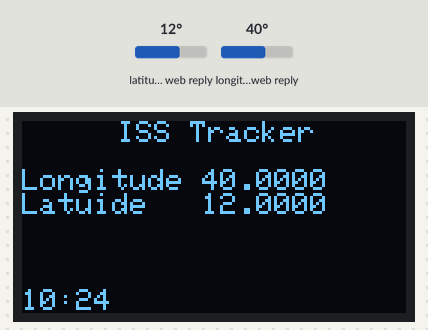
Recording of a sketch running on a simulated ESP32. Shown: 128×64 one-colour display. The inputs (shaded band) are chosen by the test bench; at power-on: latitude in the web reply 12°, longitude in the web reply 40°. WiFi joins after 1.5 s; servers stay silent unless stated; the display library's start-up logo is not drawn; uploads are accepted with an empty reply; web services answer with replies made up by the test bench; what the sketch prints to the serial monitor is not drawn.

Above: at 4.3 s.
At 124.7 s:
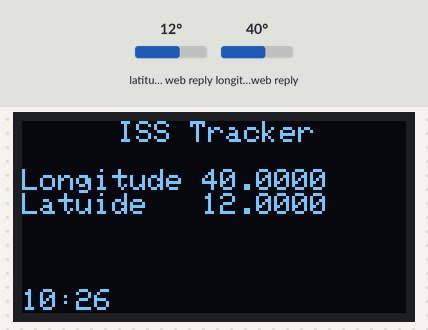

Measured:
- what the display in image 0 shows lasts 120.4 s, from 4.3 s to 124.7 s

The sketch:

IssTraacker.ino
```cpp
// ISS Tracker
// This code is ran on an ESP32 with an OLED screen attached and will display the ISS position in real time.
// It will also shorten some names to allow them to be displayed correctly


#include <WiFi.h>        // Include the Wi-Fi library
#include <HTTPClient.h>
#include <ArduinoJson.h>
#include <TimeLib.h>
#include <SPI.h>
#include <Wire.h>
#include <Adafruit_GFX.h>
#include <Adafruit_SH110X.h>

WiFiClient client;  // or WiFiClientSecure for HTTPS
HTTPClient http;

/* Uncomment the initialize the I2C address , uncomment only one, If you get a totally blank screen try the other*/
#define i2c_Address 0x3c //initialize with the I2C addr 0x3C Typically eBay OLED's
//#define i2c_Address 0x3d //initialize with the I2C addr 0x3D Typically Adafruit OLED's

#define SCREEN_WIDTH 128 // OLED display width, in pixels
#define SCREEN_HEIGHT 64 // OLED display height, in pixels
#define OLED_RESET -1   //   QT-PY / XIAO
Adafruit_SH1106G display = Adafruit_SH1106G(SCREEN_WIDTH, SCREEN_HEIGHT, &Wire, OLED_RESET);


#define NUMFLAKES 10
#define XPOS 0
#define YPOS 1
#define DELTAY 2


#define LOGO16_GLCD_HEIGHT 16
#define LOGO16_GLCD_WIDTH  16
static const unsigned char PROGMEM logo16_glcd_bmp[] =
{ B00000000, B11000000,
  B00000001, B11000000,
  B00000001, B11000000,
  B00000011, B11100000,
  B11110011, B11100000,
  B11111110, B11111000,
  B01111110, B11111111,
  B00110011, B10011111,
  B00011111, B11111100,
  B00001101, B01110000,
  B00011011, B10100000,
  B00111111, B11100000,
  B00111111, B11110000,
  B01111100, B11110000,
  B01110000, B01110000,
  B00000000, B00110000
};

const char* ssid     = "home";         // The SSID (name) of the Wi-Fi network you want to connect to
const char* password = "dfg25878";     // The password of the Wi-Fi network

void setup() {
  Serial.begin(115200);         // Start the Serial communication to send messages to the computer
  delay(250); // wait for the OLED to power up
  display.begin(i2c_Address, true); // Address 0x3C default
  Serial.println('\n');
  display.display();
  delay(2000);

  // Clear the buffer.
  display.clearDisplay();

  WiFi.begin(ssid, password);             // Connect to the network
  Serial.print("Connecting to ");
  Serial.print(ssid);

  while (WiFi.status() != WL_CONNECTED) { // Wait for the Wi-Fi to connect
    delay(500);
    Serial.print('.');
  }

  Serial.println('\n');
  Serial.println("Connection established!");
  Serial.print("IP address:\t");
  Serial.println(WiFi.localIP());         // Send the IP address of the ESP8266 to the computer
}

void loop() {
  // api request for long + lat
  http.setFollowRedirects(HTTPC_FORCE_FOLLOW_REDIRECTS);  //force redirect follow
  http.begin(client, "http://api.open-notify.org/iss-now.json");
  http.GET();

  //create string
  String location =(http.getString());
  Serial.println(location);

  StaticJsonDocument<192> doc;

  DeserializationError error = deserializeJson(doc, location);

  if (error) {
  Serial.print("deserializeJson() failed: ");
  Serial.println(error.c_str());
  return;
}

long timestamp = doc["timestamp"]; // 1699010995
const char* message = doc["message"]; // "success"

const char* iss_position_longitude = doc["iss_position"]["longitude"]; // "-85.8464"
const char* iss_position_latitude = doc["iss_position"]["latitude"]; // "43.8316"

  // Disconnect
  http.end();


  // convert time
  int timec(timestamp);

  int h = hour(timec);
  int m = minute(timec);
  Serial.println(h);
  Serial.println(m);

  //  reverse geocoding


  // convert char to string

  String lat(iss_position_latitude);

  String lon(iss_position_longitude);

  String url = "http://api-bdc.net/data/reverse-geocode?latitude=" + lat + "&longitude=" + lon + "&localityLanguage=en&key=bdc_521f578cb67b4589a4c1293328b7f67c";
  Serial.println(url);
  Serial.setTimeout(10000);

  http.begin(client, url);
  http.GET();

  String georeturn =(http.getString());


  //reverse geocode json

  DynamicJsonDocument doc2(3072);
  deserializeJson(doc2, georeturn);

  JsonObject obj = doc2.as<JsonObject>();

  DeserializationError error2 = deserializeJson(doc2, georeturn);

  const char* countryName = doc2["countryName"];
  const char* locality = doc2["locality"];

  JsonArray localityInfo_informative = doc2["localityInfo"]["informative"];
  JsonObject localityInfo_informative_0 = localityInfo_informative[0];

  const char* localityInfo_informative_0_name = localityInfo_informative_0["name"];

  JsonObject localityInfo_informative_1 = localityInfo_informative[1];

  const char* localityInfo_informative_1_name = localityInfo_informative_1["name"];

  JsonObject localityInfo_informative_2 = localityInfo_informative[2];

  const char* localityInfo_informative_2_name = localityInfo_informative_2["name"];


  Serial.println(countryName);
  Serial.println(locality);
  Serial.println(localityInfo_informative_0_name);
  Serial.println(localityInfo_informative_1_name);

  String namell(countryName);
  String name0(localityInfo_informative_0_name);
  String local(locality);
  String name00(name0.substring(0,21));

  //int namel = namell.toInt();
  int namel = namell.length();
  Serial.println(namel);


 // rename main name

  Serial.println("namell 1 =" + namell);
  if (namell.equals("Russian Federation (the)")) {
    namell="Russia";
  }
  else if(namell.equals("Korea (the Republic of)")) {
    namell="Korea";
  }
  else if(namell.equals("United States of America (the)")) {
    namell="USA";
  }
  else if(namell.equals("China")) {
    namell="China";
  }
  else if (namell.equals("United Kingdom of Great Britain and Northern Ireland (the)")) {
    namell="United Kingdom";
  }
  else if(namell.equals("Iran (Islamic Republic of)")){
    namell="Iran";
  }
    else if(namell.equals("Tanzania, the United Republic of")){
    namell="Tanzania";
  }
    else if(namell.equals("Central African Republic (the)")){
    namell="Central Africa";
  }
    else if(namell.equals("United Arab Emirates (the)")){
    namell="UAE";
  }
    else if(namell.equals("Netherlands (the)")){
    namell="Netherlands";
  }
  Serial.println("namell 2 = " + namell);


  // rename region
  if (local.equals("Wales [Cymru GB-CYM]")) {
    local="Wales";
  }

  // shorten local
  String local0(local.substring(0,21));


    // Disconnect
  http.end();

    // Display on scren

  display.setTextSize(1);
  display.setTextColor(SH110X_WHITE);
  display.setCursor(32,0);
  display.println("ISS Tracker"); // title
  display.println(""); // blank line

  //display long + lat
  display.println("Longitude " + lon);
  display.println("Latuide   " + lat);
  display.println("");

  // Top location line
  if (namel != 0 ) {display.println(namell);}
  else if (name0.equals("") || name0.equals("Asia") || name0.equals("North America") || name0.equals("South America") || name0.equals("Africa") || name0.equals("Insluar Oceania") || name0.equals("Europe")){display.println(localityInfo_informative_1_name);}
  else if (name0.equals("Australian continent")){display.println(localityInfo_informative_2_name);}
  else {display.println(name00);}

  // 2nd location line
  if (local.indexOf("GMT") >0){display.println("");}
  else {display.println(local0);}

  // display time
  display.print(h);
  display.print(":");
  if (m<10) {display.print("0");}
  display.print(m);

  display.display();
  delay(120000);
  display.clearDisplay();

}
```
